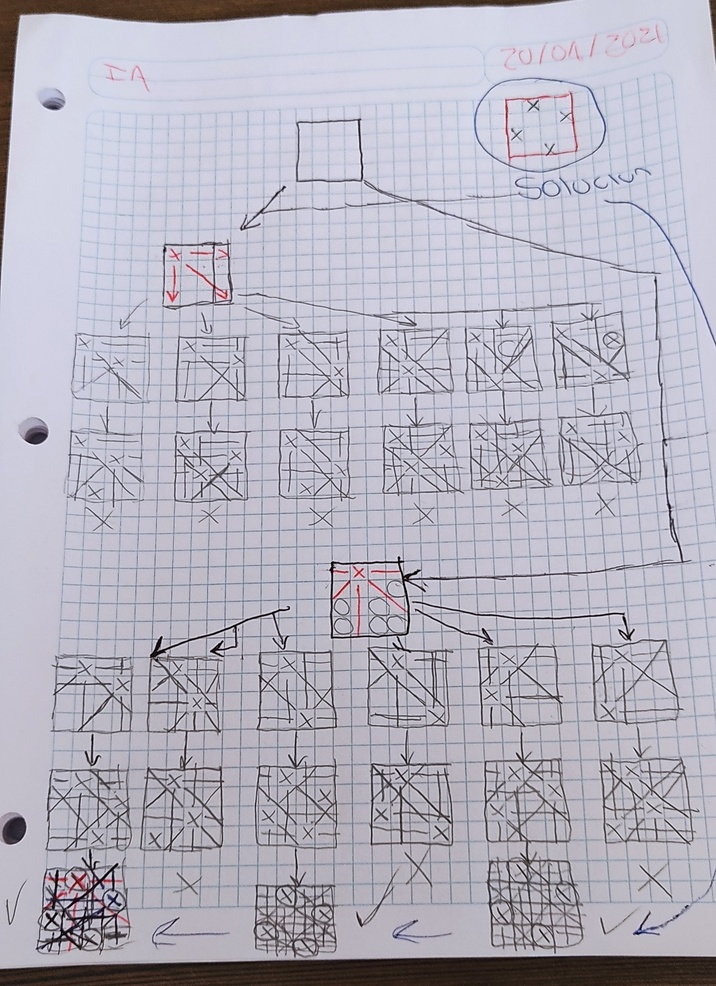
#> input picture 07 Arbol del tablero de reinas/IMG_20210420_134822.jpg, 716 x 986 px, shrunk from 1799 x 2477 before the run, given in place of the camera
$ jupyter execute Colores_HSV.ipynb
#> lines starting #> are read from the running program, lines starting #| are printed output that depends on the picture; after the words box and inside, x2 and y2 are one past the last pixel; in counts of white or black regions, pixels touching at a corner belong together
[cell 1]
import numpy as np
import cv2 as cv

[cell 2]
cap = cv.VideoCapture(0)

[cell 3]
while True:
    ret, frame =cap.read()
#> frame is the input picture: shape (986, 716, 3); mean B, G, R 191.2, 178.7, 180.9
    ret , mascara = cv.threshold(frame[:,:,2], 100, 150, cv.THRESH_BINARY)
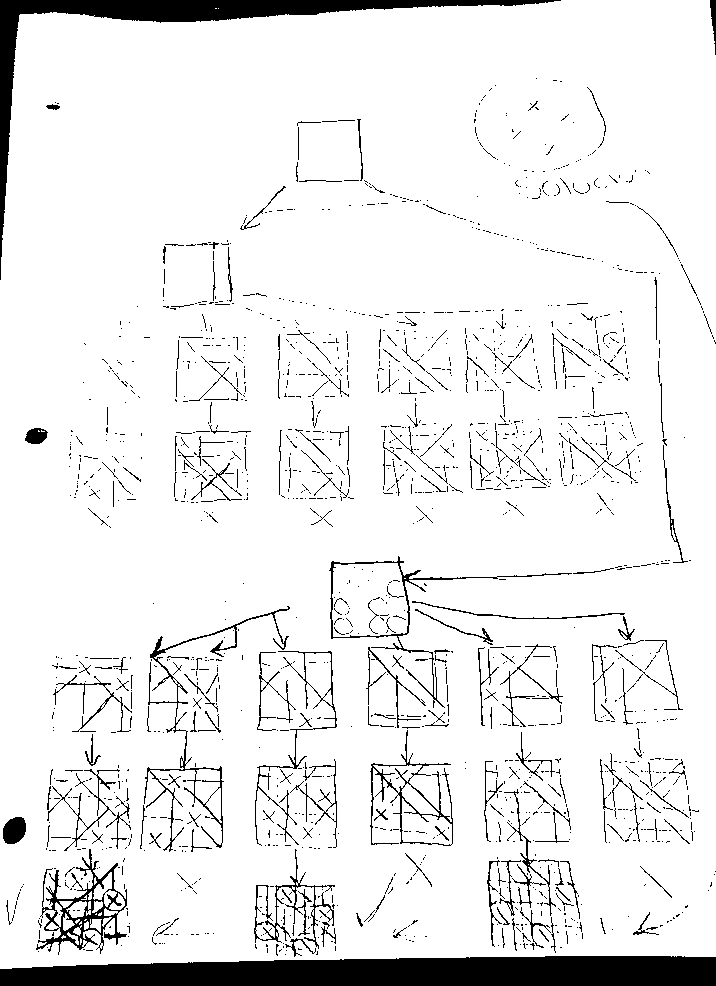
#> mascara: shape (986, 716); values 0 (black) and 150 (white), 92.1% white; 1710 black regions (1497 under 20 px), largest, box (x1, y1, x2, y2) and area: (0, 956, 716, 986) 18556, (0, 0, 561, 280) 9593, (36, 849, 127, 955) 2295

    mascara1 = np.zeros_like(frame)
    mascara1[:, :, 0]=mascara
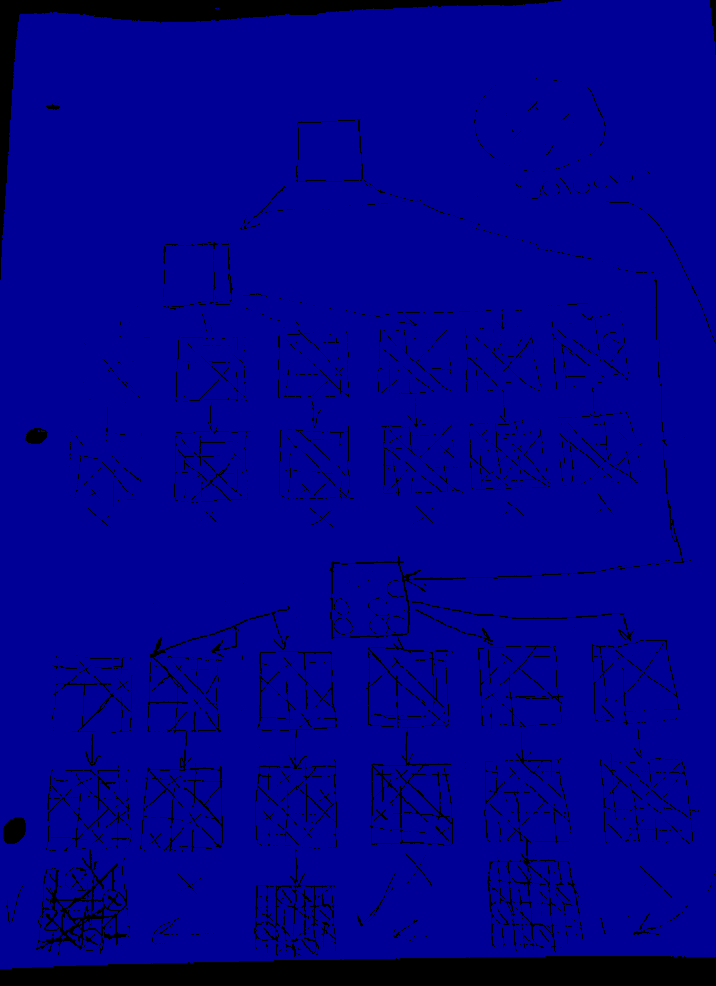
#> mascara1: shape (986, 716, 3); mean of channels 0, 1, 2 138.2, 0, 0; drawn as B, G, R
    mascara1[:, :, 1]=mascara
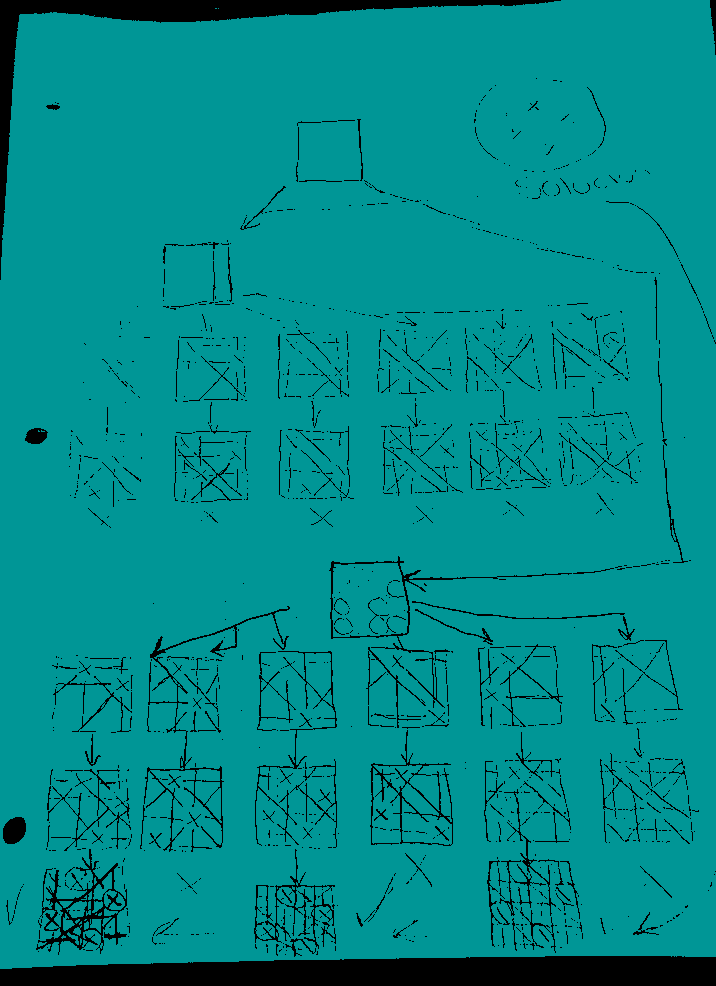
#> mascara1: shape (986, 716, 3); mean of channels 0, 1, 2 138.2, 138.2, 0; drawn as B, G, R
    mascara1[:, :, 2]=mascara

    color = cv.bitwise_and(frame,mascara1)
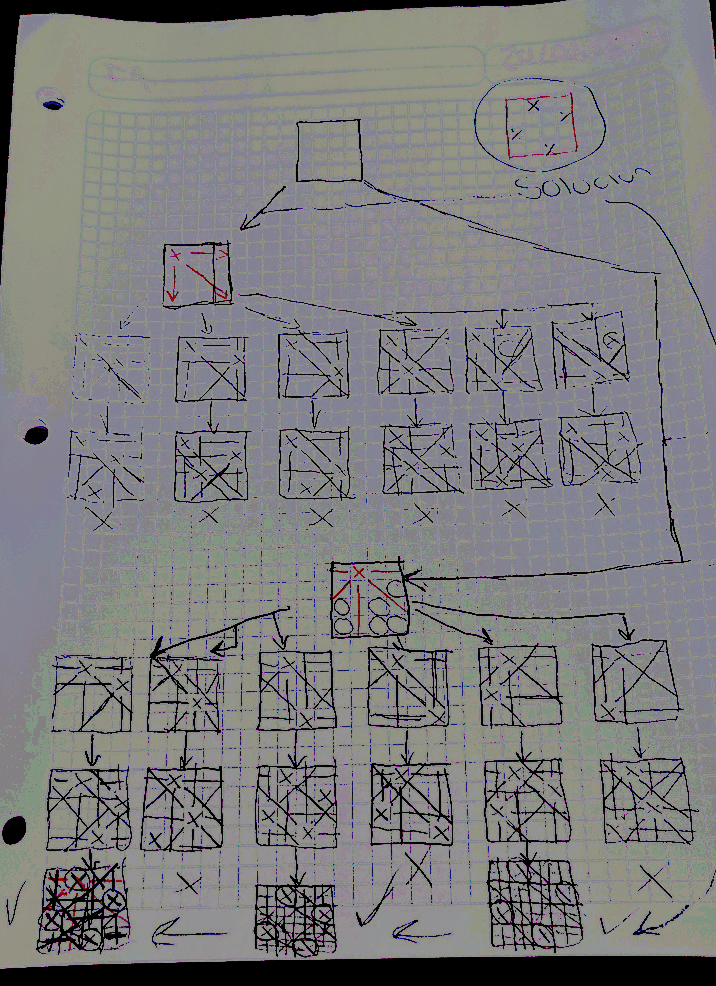
#> color: shape (986, 716, 3); mean B, G, R 125.5, 124.6, 124.5
    gris = cv.cvtColor(frame, cv.COLOR_BGR2GRAY)
    img = cv.cvtColor(gris, cv.COLOR_GRAY2BGR)

    gris = cv.bitwise_and(img, 255 - mascara1)
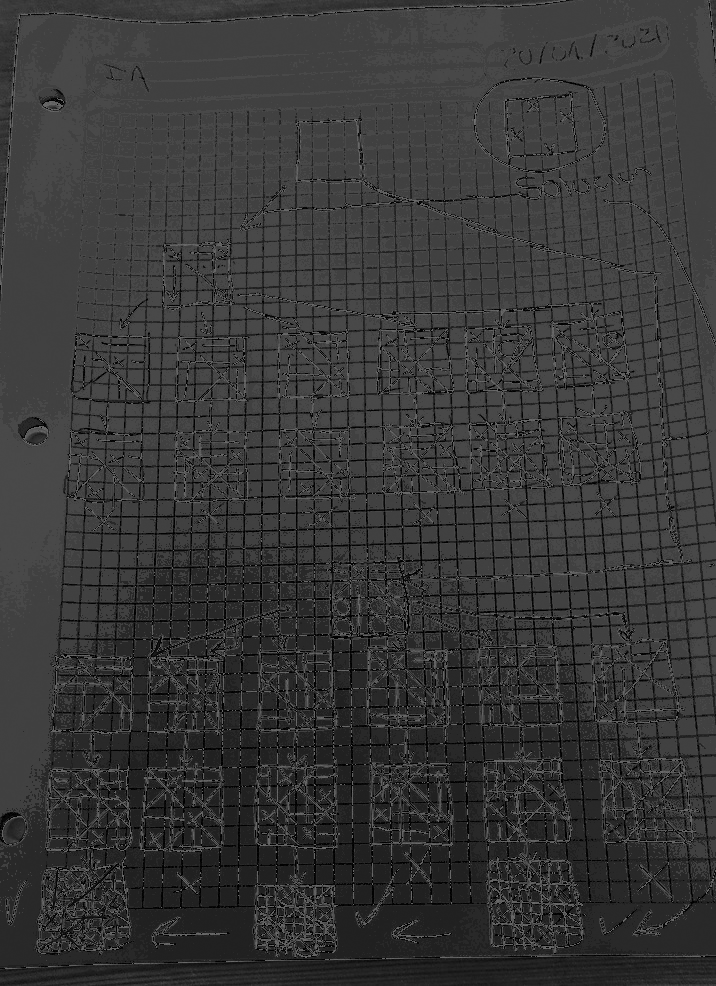
#> gris: shape (986, 716, 3); min 0, max 115, mean 55.5
    salida = gris + color
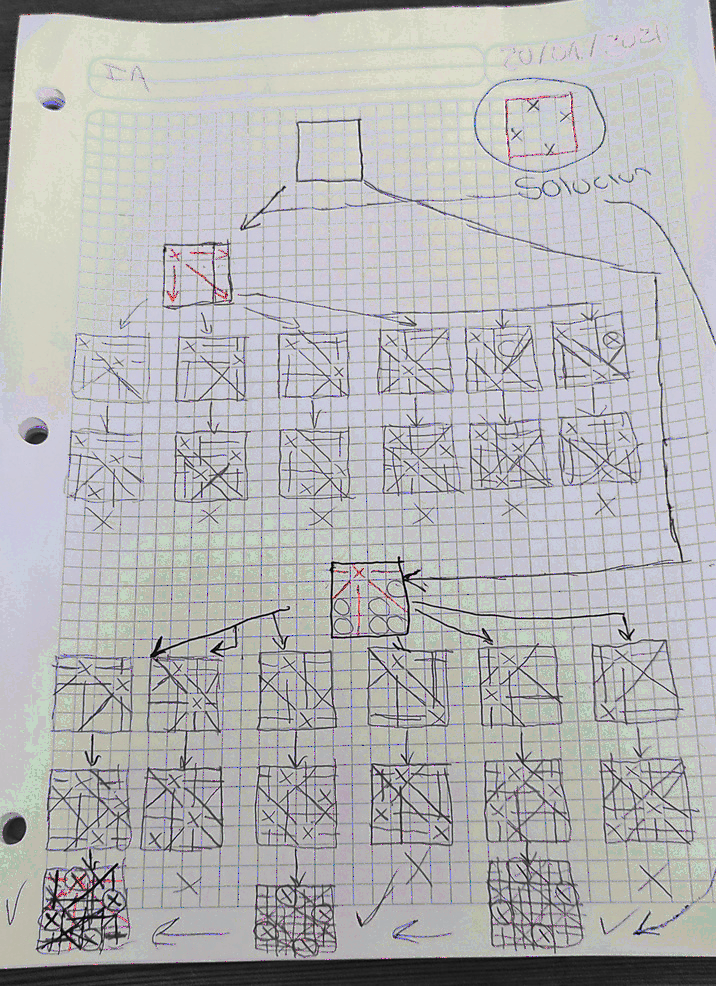
#> salida: shape (986, 716, 3); mean B, G, R 181.1, 180.1, 180.1

    cv.imshow('Camara', frame)
    cv.imshow('Mascara', mascara1)
    cv.imshow('Salida', salida)

    if cv.waitKey(1) == ord('q'):
#> (key q is pressed here)
        break

cap.release()
cv.destroyAllWindows()
